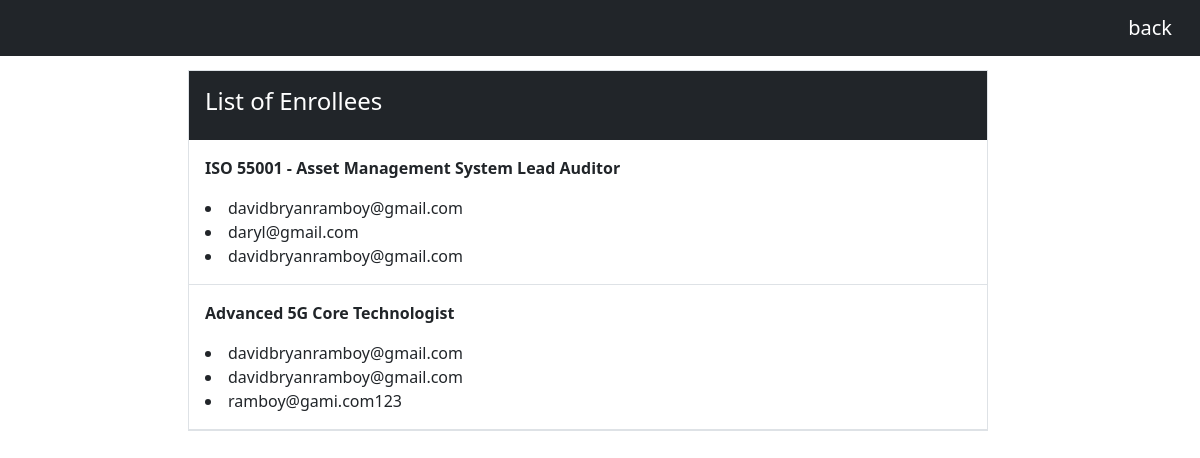
The app's page /um-admin/listenrollees/ (signed in) with its own data.
### course/models.py (models this page shows, shortened)
class OrderedCourse(models.Model):
    class StatusChoices(models.TextChoices):
        PENDING = 'pending', 'Pending'
        PROCESSING = 'processing', 'Processing'
        PAID = 'paid', 'Paid'
        CANCELLED = 'cancelled', 'Cancelled'
        COMPLETED = 'completed', 'Completed'
    user = models.ForeignKey(Custom_user, related_name='ordered_courses',on_delete=models.CASCADE)
    course = models.ForeignKey(Course, related_name='ordered_courses', on_delete=models.CASCADE)
    price = models.DecimalField(max_digits=12, decimal_places=2, default=0)
    proof_of_payment = models.ImageField(upload_to='payment_images/')
    status = models.CharField(max_length=20, choices=StatusChoices.choices,default=StatusChoices.PENDING)

class Course(models.Model):
    category = models.ForeignKey(Category, related_name='courses',on_delete=models.CASCADE)
    course = models.CharField(max_length=255)
    duration = models.CharField(max_length=255)
    price = models.DecimalField(max_digits=12, decimal_places=2)
    isArchived = models.BooleanField(default=False)

### account/models.py (models this page shows)
class Custom_user(AbstractUser):
    address = models.CharField(max_length=100, blank=True, null=True)
    phone_number = models.CharField(max_length=20, blank=True, null=True)
    email = models.EmailField(unique=True,blank=True, null=True)
    position = models.CharField(max_length=100,blank=True, null=True)
    company = models.CharField(max_length=100,blank=True, null=True)
    def __str__(self):
        return self.email
    EMAIL_FIELD = 'email'
    ADDRESS_FIELD = 'address'
    PHONE_NUMBER_FIELD = 'phone_number'
    REQUIRED_FIELDS = ['email','address','phone_number']
    is_active = models.BooleanField(default=True)

### customadmin/decorators.py (the view)
    def wrapper(request, *args, **kwargs):
        if not request.user.is_superuser:
            return redirect('admin_login')
        return view_func(request, *args, **kwargs)

### customadmin/views.py (called while the page is built)
@admin_required
def list_of_enrollees(request):
    courses = Course.objects.all()
    ordered_courses = OrderedCourse.objects.select_related('user','course').all()
    course_dict = {}
    for ordered_course in ordered_courses:
        course_name = ordered_course.course.course
        if course_name not in course_dict:
            course_dict[course_name] = []
        course_dict[course_name].append(ordered_course)
    return render(request, 'customadmin/list_of_enrollees.html',{
        'courses' : courses,
        'course_dict' : course_dict
    })

### customadmin/templates/customadmin/list_of_enrollees.html
{% extends 'account/base.html'%}
{% block content %}
<div class="w-100" style="height:70px;">
    <nav class="navbar navbar-expand-lg navbar-light bg-dark sticky-top">
        <div class="container-fluid d-flex justify-content-end">
        <a class="navbar-brand text-white" href="{% url 'home'%}">back</a>
        </div>
    </nav>
</div>
<div class="w-100 row justify-content-center ">
    <div class="col-8 border p-0 m-0">
        <div class="w-100  bg-dark p-3 ">
            <h4 class="text-white">List of Enrollees</h4>
        </div>
        {% for course_name, ordered_courses in course_dict.items %}
        <div class="p-3 border-bottom">
            <p class="fw-bold">{{course_name}}</p>
            {% for ordered_course in ordered_courses %}
                <li>{{ ordered_course.user.email }}</li>
            {%endfor%}
        </div>
        {% endfor %}
    </div>
</div>
{% endblock %}

### records on screen
OrderedCourse: course "ISO 55001 - Asset Management System Lead Auditor", user.email "davidbryanramboy@gmail.com"
OrderedCourse: user.email "daryl@gmail.com"
OrderedCourse: user.email "davidbryanramboy@gmail.com"
OrderedCourse: course "Advanced 5G Core Technologist", user.email "davidbryanramboy@gmail.com"
OrderedCourse: user.email "davidbryanramboy@gmail.com"
OrderedCourse: user.email "ramboy@gami.com123"
